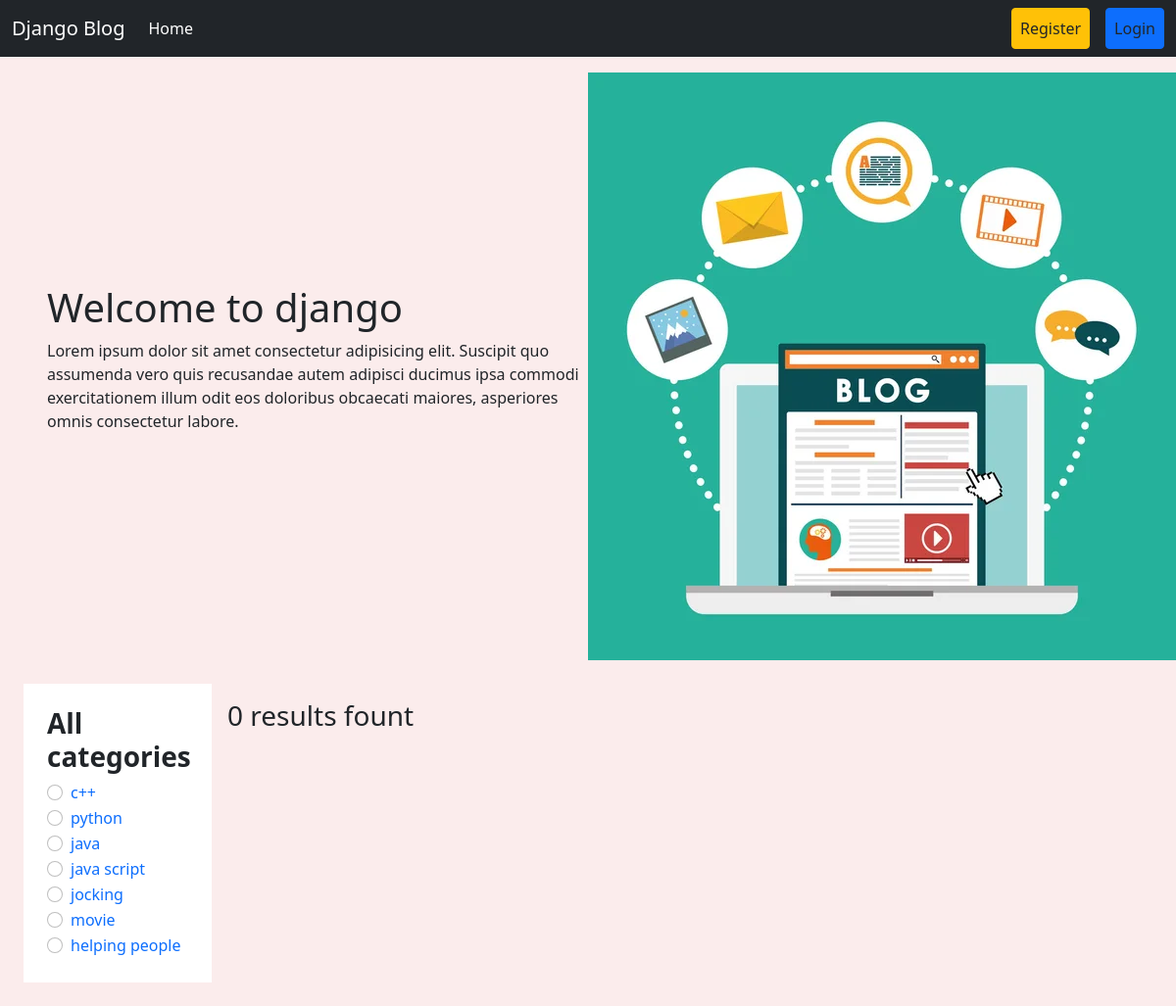
/category/c/, run on the app's committed database.
### categories/models.py (models this page shows, shortened)
class Category(models.Model):
    name = models.CharField(max_length=100)
    slug = models.SlugField(max_length=100,null=True,blank=True,unique=True)

### blog_project/views.py (the view)
# urls.py: path('', views.home ,  name = 'homepage'),
def home(request , category_slug = None):
    data = Post.objects.all()
    if category_slug is not None:
        category = Category.objects.get(slug=category_slug)
        data = Post.objects.filter(catagory = category)
    categories = Category.objects.all()
    print(data)
    return render(request , 'home.html',{'data':data , 'categories':categories})

### templates/home.html (shortened to what this page needs)
{% extends 'base.html' %}
{% load static %}
{% block contant %}
<div class="d-flex flex-wrap px-5 pt-3 align-items-center">
    <div class="col-6">
        <h1>Welcome to django</h1>
        <p>Lorem ipsum dolor sit amet consectetur adipisicing elit. Suscipit quo assumenda vero quis recusandae autem adipisci ducimus ipsa commodi exercitationem illum odit eos doloribus obcaecati maiores, asperiores omnis consectetur labore.</p>
    </div>
    <div class="col-6">
        <img src="{% static 'header.jpg' %}" alt="">
    </div>
</div>
<div class="d-flex flex-wrap p-4">
    <div class="col-2 bg-white p-4">
        <h3 style="font-weight: bold;">All categories</h3>
        {% for cat in categories %}
        <div class="form-check">
            <input class="form-check-input" type="radio" name="categories" id="{{cat.id}}">
            <label class="form-check-label" for="{{cat.id}}">
                <a href="{% url 'category_wise_post' cat.slug%}" style="text-decoration: none;">{{cat.name}}</a>
            </label>
        </div>
        {% endfor %}
    </div>
    <div class="col-10 p-3">
        <h3>{{data|length}} results fount</h3>
        <div class="d-flex flex-wrap px-5 pt-5">
        </div>
    </div>
</div>
{% endblock %}

### data on the page
Category: name "c++"
Category: name "python"
Category: name "java"
Category: name "java script"
Category: name "jocking"
Category: name "movie"
Category: name "helping people"

### other printed values
{{ data|length }} "0"
